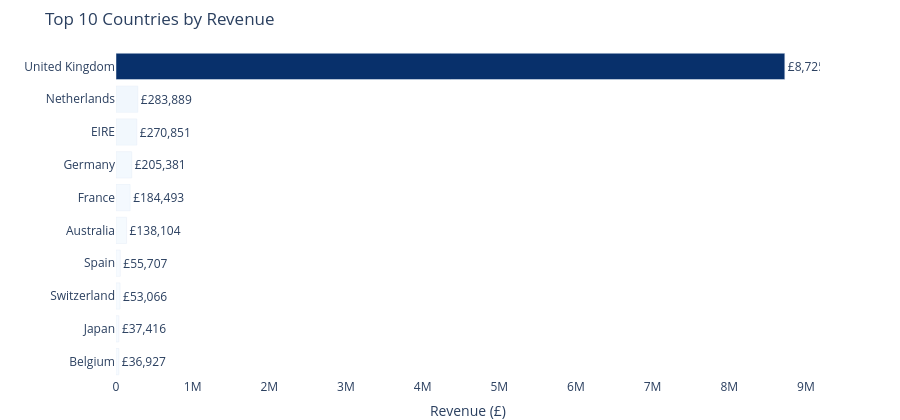

Write notebook code for a chart like this one.
### Code cell
# ── Top 10 countries by revenue ──────────────────────────────────────────────
top_geo = (
    sales.groupby('Country')['Revenue']
    .sum()
    .sort_values(ascending=False)
    .head(10)
    .reset_index()
    .sort_values('Revenue')                    # ascending for horizontal bar readability
)

fig_geo = px.bar(
    top_geo,
    x='Revenue',
    y='Country',
    orientation='h',
    title='Top 10 Countries by Revenue',
    labels={'Revenue': 'Revenue (£)', 'Country': ''},
    color='Revenue',
    color_continuous_scale='Blues',
    text='Revenue',
)
fig_geo.update_traces(texttemplate='£%{text:,.0f}', textposition='outside')
fig_geo.update_layout(
    coloraxis_showscale=False,
    plot_bgcolor='white',
    margin=dict(l=0, r=80, t=50, b=0),
    height=420,
)
fig_geo.show()

### Figure 1 — Plotly figure (JSON) as saved in the notebook; plotly's stock layout.template omitted (floating-point values rounded to 4 significant figures)
{"data": [{"hovertemplate": "Revenue (£)=%{marker.color}<br>=%{y}<extra></extra>", "legendgroup": "", "marker": {"color": [36930.0, 37420.0, 53070.0, 55710.0, 138100.0, 184500.0, 205400.0, 270900.0, 283900.0, 8725000.0], "coloraxis": "coloraxis", "pattern": {"shape": ""}}, "name": "", "orientation": "h", "showlegend": false, "text": [36930.0, 37420.0, 53070.0, 55710.0, 138100.0, 184500.0, 205400.0, 270900.0, 283900.0, 8725000.0], "textposition": "outside", "texttemplate": "£%{text:,.0f}", "type": "bar", "x": [36930.0, 37420.0, 53070.0, 55710.0, 138100.0, 184500.0, 205400.0, 270900.0, 283900.0, 8725000.0], "xaxis": "x", "y": ["Belgium", "Japan", "Switzerland", "Spain", "Australia", "France", "Germany", "EIRE", "Netherlands", "United Kingdom"], "yaxis": "y"}], "layout": {"barmode": "relative", "coloraxis": {"colorbar": {"title": {"text": "Revenue (£)"}}, "colorscale": [[0, "rgb(247,251,255)"], [0.125, "rgb(222,235,247)"], [0.25, "rgb(198,219,239)"], [0.375, "rgb(158,202,225)"], [0.5, "rgb(107,174,214)"], [0.625, "rgb(66,146,198)"], [0.75, "rgb(33,113,181)"], [0.875, "rgb(8,81,156)"], [1, "rgb(8,48,107)"]], "showscale": false}, "height": 420, "legend": {"tracegroupgap": 0}, "margin": {"b": 0, "l": 0, "r": 80, "t": 50}, "plot_bgcolor": "white", "title": {"text": "Top 10 Countries by Revenue"}, "xaxis": {"anchor": "y", "domain": [0, 1], "title": {"text": "Revenue (£)"}}, "yaxis": {"anchor": "x", "domain": [0, 1], "title": {"text": ""}}}}
